Frame 1 (no input): blank canvas, image omitted
Frame 60 (the mouse pressed at the canvas centre just before this capture): blank canvas, image omitted
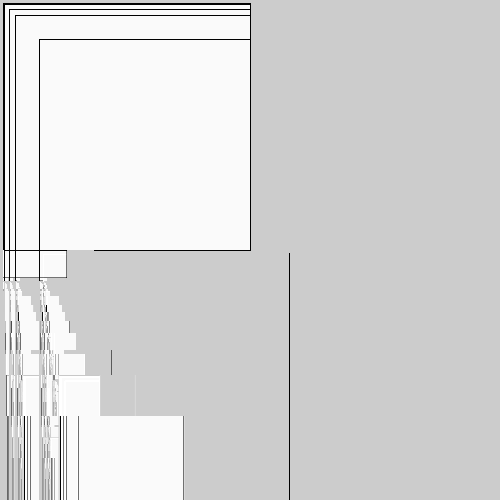
Frame 120 (the mouse held since frame 60 and released just before this capture)

The Processing sketch whose frames 1 and 60 were blank and that drew this single picture after the mouse press (run headless with seeded random() and noise(); from frame 60 on, the mouse is pressed at the canvas centre):

// Processing sketch: processing_4199
// ── processing_4199.pde

void setup(){ 
size(500,500);} 
void draw(){float b=mouseX;float c=mouseY;float d=random(c);for(int z=1;z<10;z +=1){quad(d,b,c,b,c,d,d,d);fill(c,b,c);PImage n=get();image(n,d,b,width/z,height/z);}}
